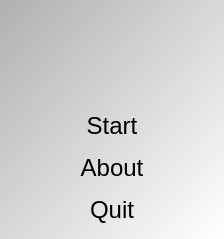
<?xml version="1.0" encoding="UTF-8"?>
<ui version="4.0">
 <class>QtTestOpenQuestionMenuDialog</class>
 <widget class="QDialog" name="QtTestOpenQuestionMenuDialog">
  <property name="geometry">
   <rect>
    <x>0</x>
    <y>0</y>
    <width>224</width>
    <height>239</height>
   </rect>
  </property>
  <property name="font">
   <font>
    <pointsize>24</pointsize>
   </font>
  </property>
  <property name="windowTitle">
   <string>TestOpenQuestion</string>
  </property>
  <property name="windowIcon">
   <iconset>
    <normaloff>:/images/ToolTestOpenQuestionIcon14x14.png</normaloff>:/images/ToolTestOpenQuestionIcon14x14.png</iconset>
  </property>
  <property name="styleSheet">
   <string notr="true">/*QDialog { 
 background-image: url(:/images/TooltestopenquestionIcon14x14.png);
  background-repeat: no-repeat
  background-position: center center
}
*/
QDialog { 
  background-color: qlineargradient(x1: 0, y1: 0, x2: 1, y2: 1, stop: 0 #B0B0B0, stop: 1 #ffffff);
 }
QPushButton {
  font-family: &quot;Courier New&quot;, &quot;Courier&quot;, Courier, monospace;
  font-size: 24px;
}</string>
  </property>
  <layout class="QVBoxLayout" name="verticalLayout">
   <item>
    <widget class="QLabel" name="label">
     <property name="text">
      <string/>
     </property>
     <property name="pixmap">
      <pixmap resource="TestOpenQuestion.qrc">:/images/Question.png</pixmap>
     </property>
     <property name="alignment">
      <set>Qt::AlignCenter</set>
     </property>
    </widget>
   </item>
   <item>
    <widget class="QPushButton" name="button_start">
     <property name="text">
      <string>Start</string>
     </property>
     <property name="flat">
      <bool>true</bool>
     </property>
    </widget>
   </item>
   <item>
    <widget class="QPushButton" name="button_about">
     <property name="text">
      <string>About</string>
     </property>
     <property name="flat">
      <bool>true</bool>
     </property>
    </widget>
   </item>
   <item>
    <widget class="QPushButton" name="button_quit">
     <property name="text">
      <string>Quit</string>
     </property>
     <property name="flat">
      <bool>true</bool>
     </property>
    </widget>
   </item>
  </layout>
 </widget>
 <resources>
  <include location="TestOpenQuestion.qrc"/>
 </resources>
 <connections/>
</ui>
